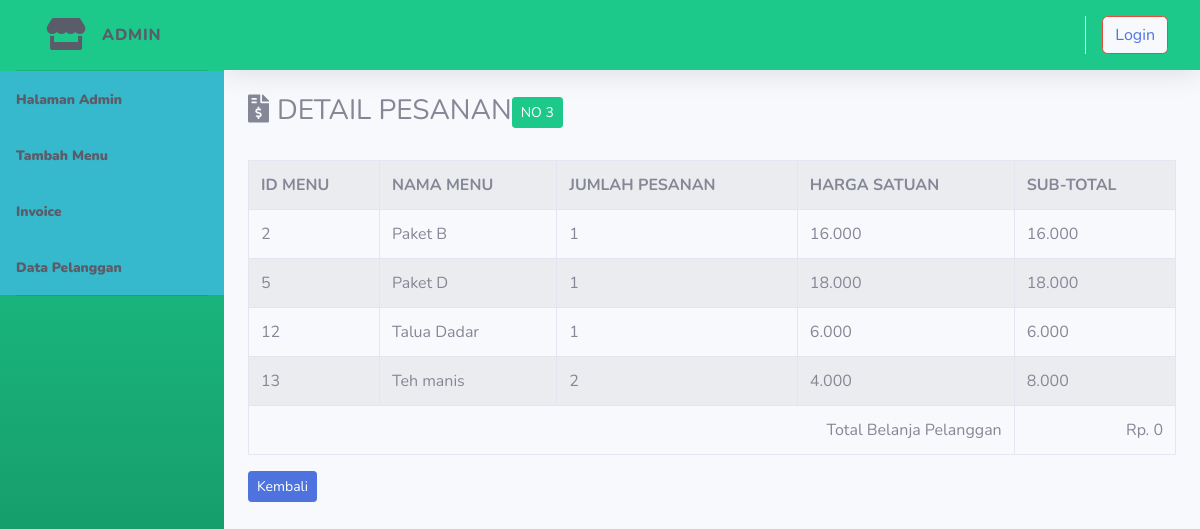
Screenshot of /index.php/admin/invoice/detail/3 with the database file from the repository.
### tables this page shows
CREATE TABLE `tb_invoice` (
  `id` int(11) NOT NULL,
  `nama` varchar(56) NOT NULL,
  `alamat` varchar(225) NOT NULL,
  `no_telepon` varchar(20) NOT NULL,
  `tanggal_pesanan` datetime NOT NULL
);

CREATE TABLE `tb_pesanan` (
  `id` int(11) NOT NULL,
  `id_invoice` int(11) NOT NULL,
  `id_menu` int(11) NOT NULL,
  `nama_menu` varchar(50) NOT NULL,
  `jumlah` int(11) NOT NULL,
  `harga` int(11) NOT NULL,
  `pilihan` text NOT NULL
);

### application/controllers/admin/invoice.php (called while the page is built, shortened)
<?php
class Invoice extends CI_Controller{
	public function detail($id_invoice)
	{
		$data['invoice'] = $this->model_invoice->ambil_id_invoice($id_invoice);
		$data['pesanan'] = $this->model_invoice->ambil_id_pesanan($id_invoice);
		$this->load->view('templates_admin/css');
		$this->load->view('templates_admin/sidebar');
		$this->load->view('admin/detail_invoice', $data);
		$this->load->view('templates_admin/javascript');
	}
}

### index.php (called while the page is built, shortened)
<?php
require_once BASEPATH.'core/CodeIgniter.php';

### application/models/model_invoice.php (called while the page is built, shortened)
<?php
class Model_invoice extends CI_Model{
	public function ambil_id_invoice($id_invoice)
	{
		$result = $this->db->where('id', $id_invoice)->limit(1)->get('tb_invoice');
		if($result->num_rows() > 0){
			return $result->row();
		}else {
			return false;
		}
	}
	public function ambil_id_pesanan($id_invoice)
	{
		$result = $this->db->where('id_invoice', $id_invoice)->get('tb_pesanan');
		if($result->num_rows() > 0){
			return $result->result();
		}else {
			return false;
		}
	}
}

### application/views/admin/detail_invoice.php (the view, shortened to what this page needs)
<div class="container-fluid">
	<h3><i class="fas fa-file-invoice-dollar mr-2"></i>DETAIL PESANAN<div class="btn btn-sm btn-success">NO <?php echo $invoice->id ?></div></h3><br>
	<table class="table table-bordered table-hover table-striped">
	<tr>
		<th>ID MENU</th>
		<th>NAMA MENU</th>
		<th>JUMLAH PESANAN</th>
		<th>HARGA SATUAN</th>
		<th>SUB-TOTAL</th>
	</tr>
	<?php
	foreach ($pesanan as $psn) :
		$subtotal = $psn->jumlah * $psn->harga;
		 ?>
		 <tr>
		 	<td><?php echo $psn->id_menu ?></td>
		 	<td><?php echo $psn->nama_menu ?></td>
		 	<td><?php echo $psn->jumlah ?></td>
		 	<td><?php echo number_format($psn->harga ,0,',','.') ?></td>
		 	<td><?php echo number_format($subtotal,0,',','.') ?></td>
		 </tr>
		<?php endforeach; ?>
		<tr>
			<td colspan="4" align="right">Total Belanja Pelanggan</td>
			<td align="right">Rp. <?php echo number_format($this->cart->total(), 0,',','.') ?></td>
		</tr>
	</table>
	<a href="<?php echo base_url('admin/invoice') ?>"><div class="btn btn-sm btn-primary">Kembali</div></a>
</div>

### rows the page displays
tb_invoice: id "3"
tb_pesanan: id_menu "2", nama_menu "Paket B", jumlah "1", harga "16.000", subtotal "16.000"
tb_pesanan: id_menu "5", nama_menu "Paket D", jumlah "1", harga "18.000", subtotal "18.000"
tb_pesanan: id_menu "12", nama_menu "Talua Dadar", jumlah "1", harga "6.000", subtotal "6.000"
tb_pesanan: id_menu "13", nama_menu "Teh manis", jumlah "2", harga "4.000", subtotal "8.000"

### other values shown
anchor('auth/login', 'Login') "Login"
$this->cart->total() "0"
